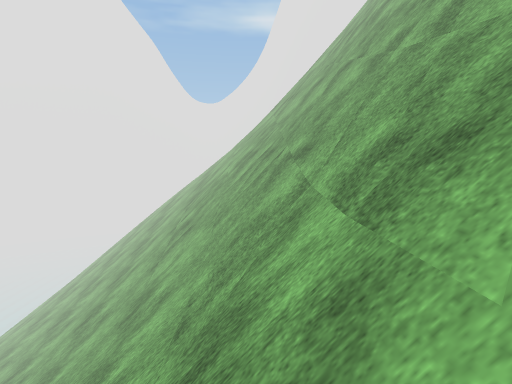
view 1 (above)

12 first-person views from a walk through a 3-D level made in the Unity game engine. The camera is 1.2 m above the floor, tilts 6° down and sees 75° across. The floor is counted in squares, 2 m on a side. Each view is taken from the middle of a square. On the plan, view 1 faces up. The plan holds only what a view shows up to about 10 squares ahead; the rest is blank. The place goes on beyond the plan. Surface patterns are stand-ins for the level's own textures.

view 2
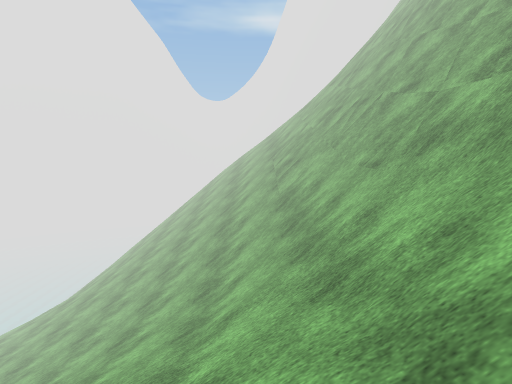

view 3
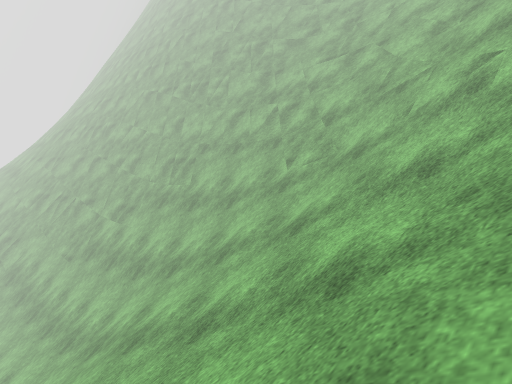

view 4
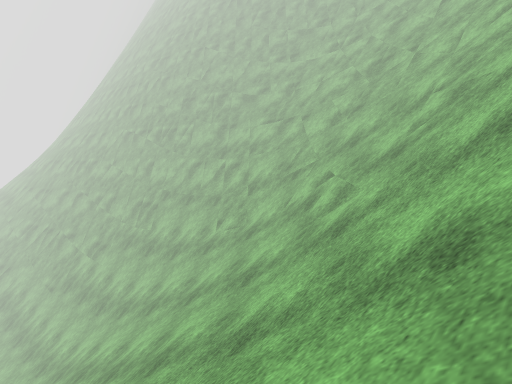

view 5
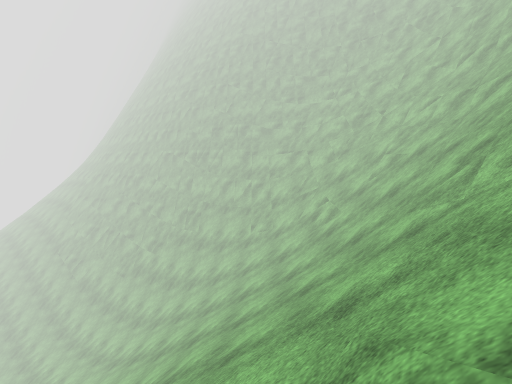

view 6
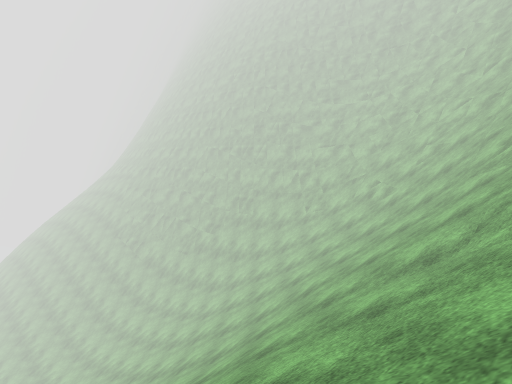

view 7
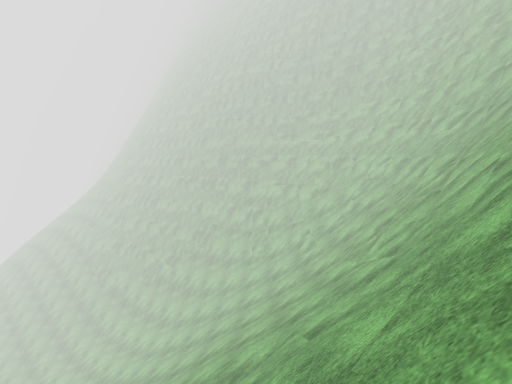

view 8
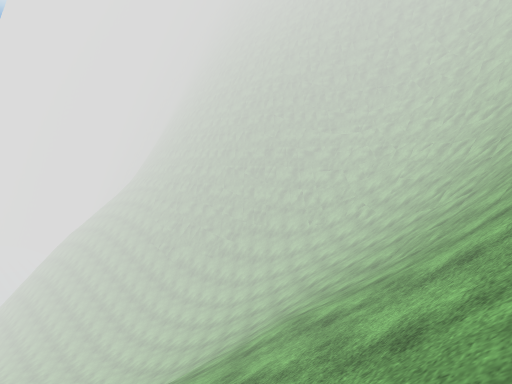

view 9
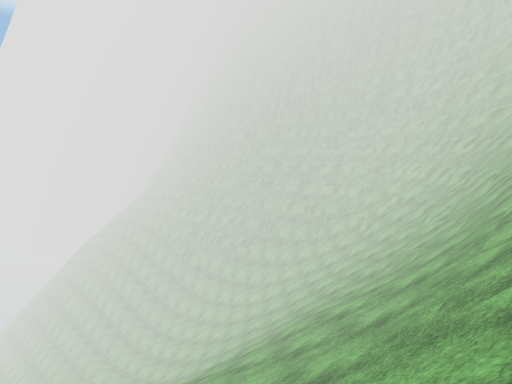

view 10
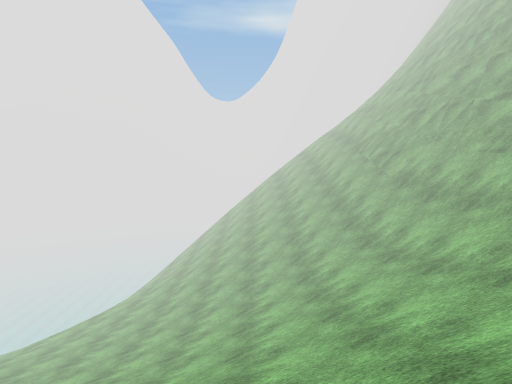

view 11
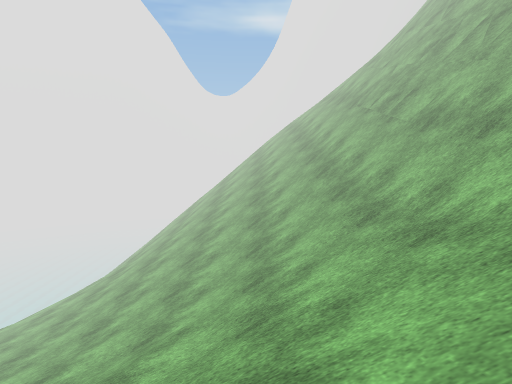

view 12
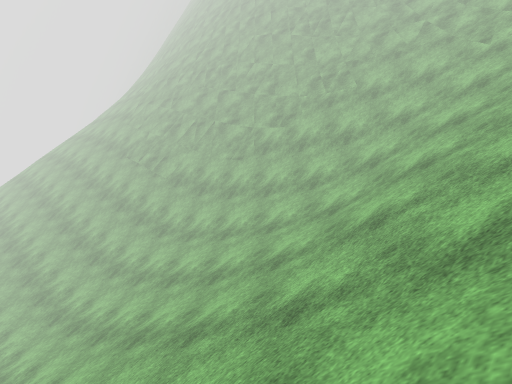

### Floor plan
Key: @ floor where view 1 was taken; # wall or solid block; / step, stairs or slope; = window, fence, low wall or low ledge.
Columns run from 14 left of view 1 to 5 right of it. Each row starts with its distance up from view 1.
 10          /////
  9       ////////#
  8     //////////#
  7     //////////#
  6     //////////#
  5   ////////////#
  4   ////////////##
  3    ///////////###
  2     //////////=##
  1       //////////##
  0         //////@//#=#
 -1         /////////==#
 -2         ///////////#
 -3         ///////////#
 -4         //////////##
 -5        ///////////#
 -6        ///////////#
 -7      /////////////#
 -8     /////////////##
 -9    /////////////##
-10    ///////////###
-11    /////////=##
-12   ///////#####
-13   /////###
-14 / #=

Where each view was taken, in squares from view 1:
view 1: 0 up, 0 right, facing up
view 2: 2 down, 2 left, facing up
view 3: 7 down, 3 left, facing up-right
view 4: 9 down, 3 left, facing up-right
view 5: 11 down, 6 left, facing up-right
view 6: 11 down, 9 left, facing up-right
view 7: 13 down, 8 left, facing up-right
view 8: 13 down, 12 left, facing up-right
view 9: 14 down, 14 left, facing up-right
view 10: 4 down, 5 left, facing up
view 11: 1 down, 4 left, facing up
view 12: 5 down, 7 left, facing up-right
